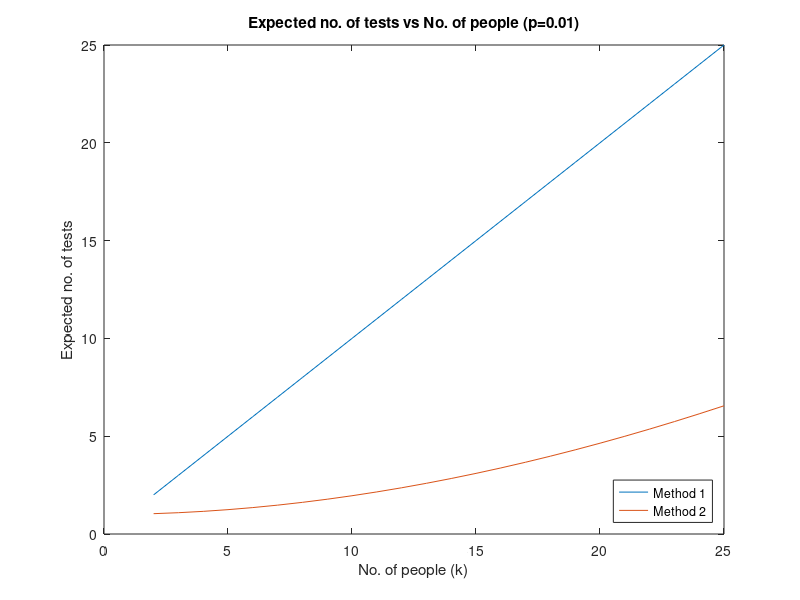
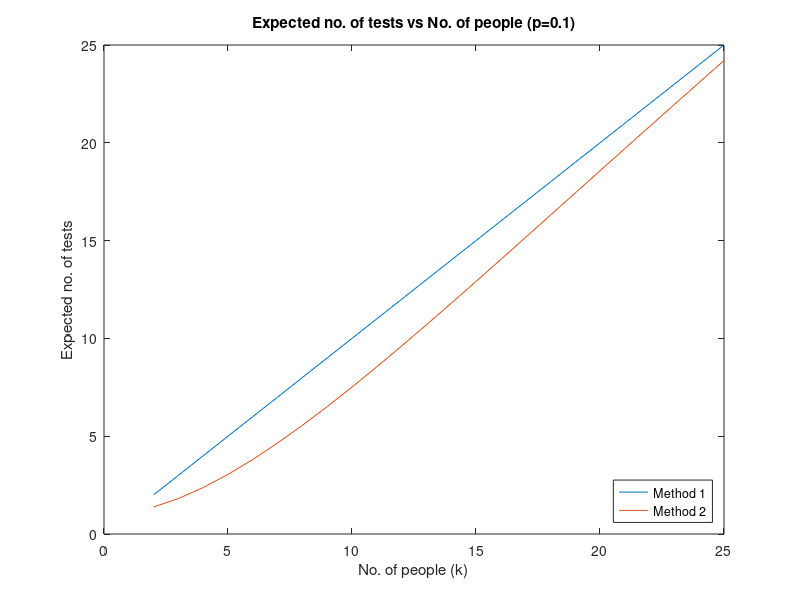

The MATLAB source for these figures, in order:
clear;close all;clc;
k=2:1:25;
p=0.01;
y1=zeros(size(k));
for i=1:size(k,2)
    y1(i)=k(i)+1-k(i)*(1-p)^(k(i));
end
figure(1);
plot(k,k,k,y1)
title(['Expected no. of tests vs No. of people (p=' num2str(p) ')']);
xlabel('No. of people (k)')
ylabel('Expected no. of tests')
legend('Method 1','Method 2','Location','southeast')
p=0.1;
y1=zeros(size(k));
for i=1:size(k,2)
    y1(i)=k(i)+1-k(i)*(1-p)^(k(i));
end
figure(2);
plot(k,k,k,y1)
title(['Expected no. of tests vs No. of people (p=' num2str(p) ')']);
xlabel('No. of people (k)')
ylabel('Expected no. of tests')
legend('Method 1','Method 2','Location','southeast')